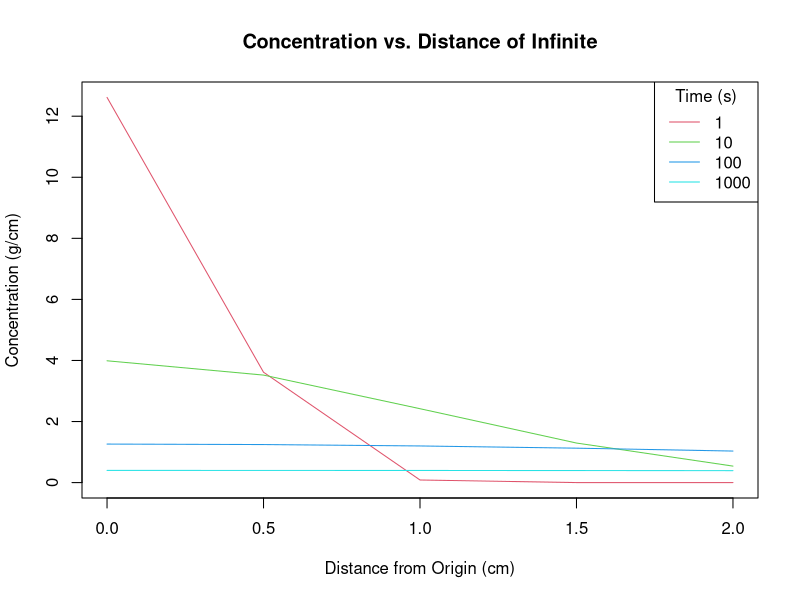
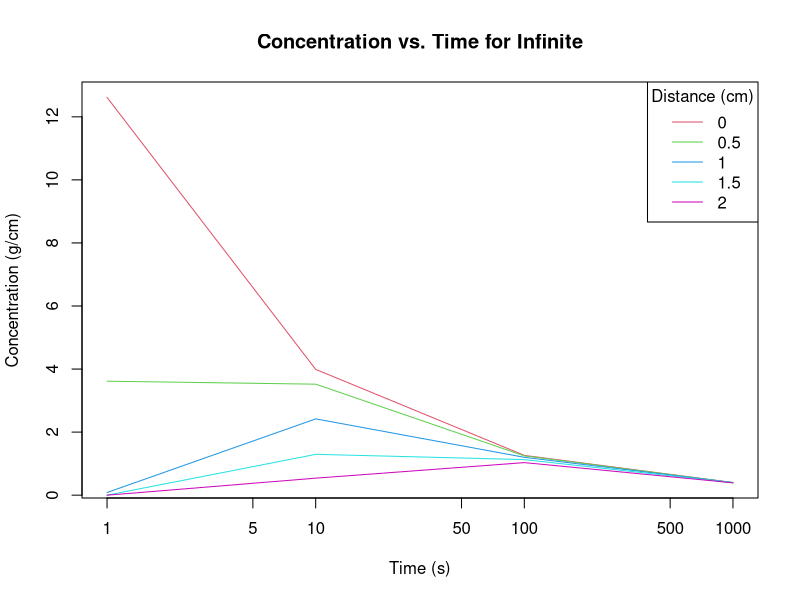
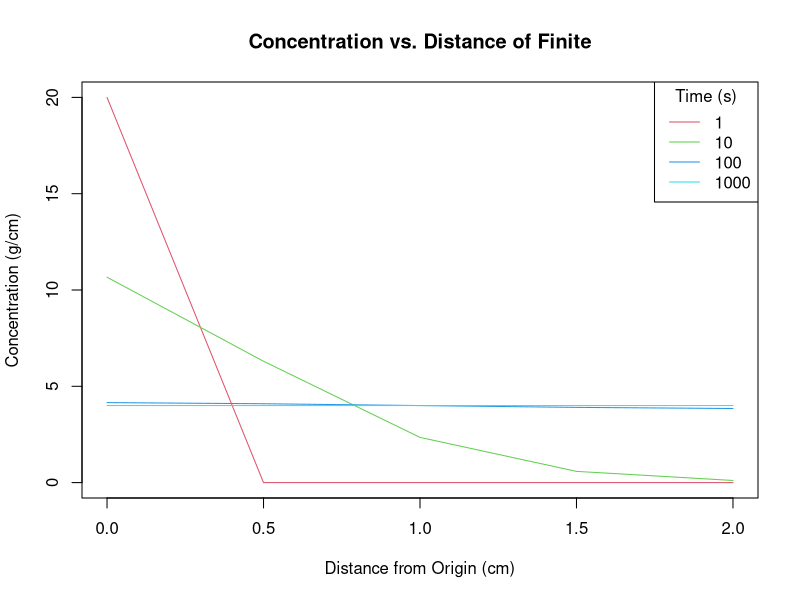
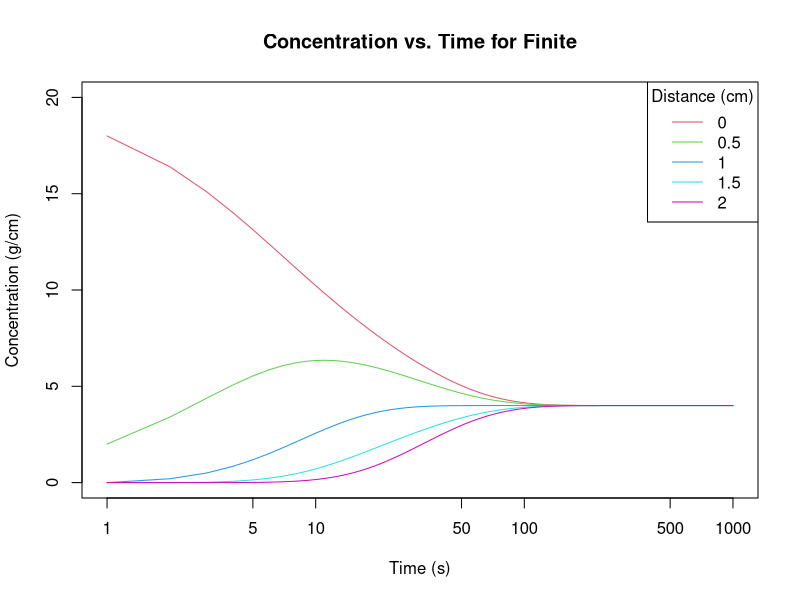
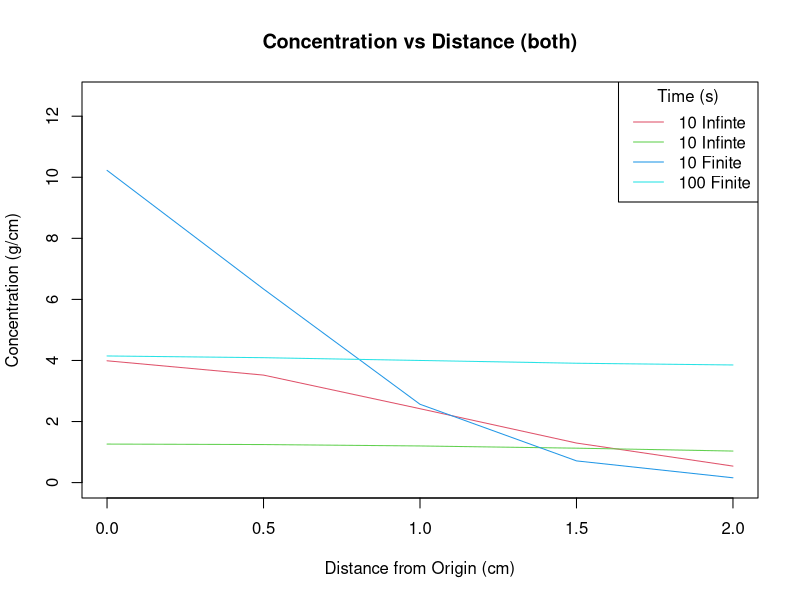
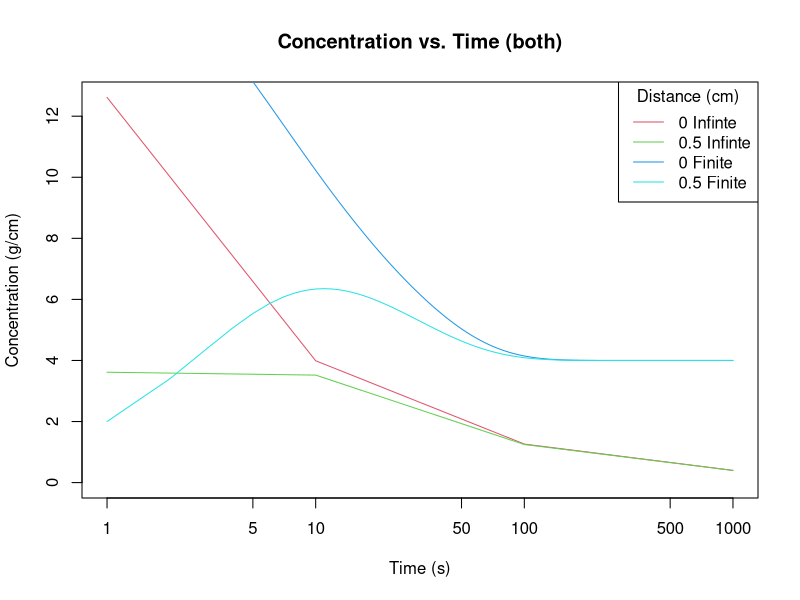

These charts were generated, in order, by the following R code:
## ---- chunk 1
M = 10 
D = 0.05 
## ---- chunk 2
x = seq(0,2,.5)
Time = c(1,10,100,1000) 
C_matrix = matrix(NA,length(x),length(Time)) 
## ---- chunk 3
# Initial Conditions
M = 10
D = 0.05

# Nested for loops that calculate the concentration
# Loops over the x vector for each time spot
# Adds to that spot in the matrix
# x is in the x spot and time is in the y spot
# x is rows and time is columns
for(i_Time in 1:length(Time)){
  for(i_x in 1:length(x)){
    C = (M/sqrt(4*pi*D*Time[i_Time]))*exp(-((x[i_x])^2/(4*D*Time[i_Time])))
    C_matrix[i_x,i_Time] <- C
  }
}
## ---- chunk 4
plot(x = NULL,y = NULL, main = "Concentration vs. Distance of Infinite", ylab = "Concentration (g/cm)", xlab = "Distance from Origin (cm)", ylim = range(C_matrix[,1]), xlim = range(x))

for(time_spot in 1:length(Time)){
  lines(x, C_matrix[,time_spot], type = 'l', col = time_spot+1)
}

# Add legend
legend("topright",title = "Time (s)", legend = Time, col = 2:(length(x)+1), lty = 1)
## ---- chunk 5
plot(x = NULL,y = NULL, main = "Concentration vs. Time for Infinite", ylab = "Concentration (g/cm)", xlab = "Time (s)", ylim = range(C_matrix[1,]), xlim = range(Time), log = 'x')

for(x_spot in 1:length(x)){
  lines(Time, C_matrix[x_spot,], type = 'l', col = x_spot+1)
}

# Add legend
legend("topright",title = "Distance (cm)", legend = x, col = 2:(length(x)+1), lty = 1)
## ---- chunk 6
# Step 1

# Creating the new vectors
dt = 1
dx = 0.5
time_2=seq(0, 1000, dt)
x = seq(0,2,.5) # same x as Part A

# Set up new matrix
C_matrix2 = matrix(0,length(x),length(time_2)+1) # Add an additional column to handle exception

# Initial Conditions
M = 10
D = 0.05

# Step 2

C_matrix2[1,1] = M/dx # grams/cm 

# Step 3

for(i_Time in 1:length(time_2)){
  for(i_x in 1:length(x)){
    if(i_x == 1){ # CASE 1 FLUX (the start of the tube)
      Flux.to.left = 0 # bc you are at the left and moving right
      Flux.from.left = 0  # bc you are at the left and moving right
      Flux.to.right = D*C_matrix2[i_x,i_Time]
      Flux.from.right = D*C_matrix2[i_x+1,i_Time]
    }else if(i_x == length(x)){ # CASE 2 FLUX (the end of the tube)
      Flux.to.left = D*C_matrix2[i_x,i_Time]
      Flux.from.left = D*C_matrix2[i_x-1,i_Time]
      Flux.to.right = 0 # bc you are at the right and no left movement
      Flux.from.right = 0 # bc you are at the right and no left movement
    }else{ # CASE 3 FLUX (in between the extremes)
      Flux.to.left = D*C_matrix2[i_x,i_Time]
      Flux.from.left = D*C_matrix2[i_x-1,i_Time]
      Flux.to.right = D*C_matrix2[i_x,i_Time]
      Flux.from.right = D*C_matrix2[i_x+1,i_Time]
    }
    
    # Update Concentration
    C_matrix2[i_x,i_Time+1] = C_matrix2[i_x,i_Time] +  (Flux.from.left + Flux.from.right)*(dt/dx) -     (Flux.to.left + Flux.to.right)*(dt/dx)
  }
}

# Delete Last Column
C_matrix2 = C_matrix2[, -ncol(C_matrix2)]

## ---- chunk 7
plot(x = NULL,y = NULL, main = "Concentration vs. Distance of Finite", ylab = "Concentration (g/cm)", xlab = "Distance from Origin (cm)", ylim = range(C_matrix2[,1]), xlim = range(x))

# Choose time steps
choose_time = c(1,10,100,1000)
colors_graph = c(2,3,4,5)
n = 1

# Draw lines
for(t_spot in choose_time){
  lines(x, C_matrix2[,t_spot], type = 'l', col = colors_graph[n])
  n = n+1
}

# Add legend
legend("topright",title = "Time (s)", legend = choose_time, col = colors_graph, lty = 1)
## ---- chunk 8

colors_graph = c(2,3,4,5,6)
n = 1

plot(time_2, C_matrix2[1,], type = "l", col = colors_graph[n], main = "Concentration vs. Time for Finite", ylab = "Concentration (g/cm)", xlab = "Time (s)", ylim = range(C_matrix2), log = "x")

n = n+1
for(x_spot in 2:length(x)){
  lines(time_2, C_matrix2[x_spot,], type = 'l', col = colors_graph[n])
  n = n+1
}

# Add legend
legend("topright",title = "Distance (cm)", legend = x, col = colors_graph, lty = 1)
## ---- chunk 9
# Concentration vs Distance Graph

plot(x = NULL,y = NULL, main = "Concentration vs Distance (both)", ylab = "Concentration (g/cm)", xlab = "Distance from Origin (cm)", ylim = range(C_matrix), xlim = range(x))
colors_graph = c(2,3,4,5)

# Part A lines
lines(x, C_matrix[,2], type = 'l', col = 2)
lines(x, C_matrix[,3], type = 'l', col = 3)

# Part B lines
lines(x, C_matrix2[,11], type = 'l', col = 4)
lines(x, C_matrix2[,101], type = 'l', col = 5)

# Add legend
legend("topright",title = "Time (s)", legend = c(paste(Time[2], "Infinte"), paste(Time[2], "Infinte"), paste(time_2[11], "Finite"), paste(time_2[101], "Finite")), col = colors_graph, lty = 1)

# Concentration vs Plot
plot(Time, C_matrix[1,], main = "Concentration vs. Time (both)", ylab = "Concentration (g/cm)", xlab = "Time (s)", ylim = range(C_matrix), log = "x", type = 'l', col = 2)

# Part A lines
lines(Time, C_matrix[2,], type = 'l', col = 3)

# Part B lines
lines(time_2, C_matrix2[1,], type = 'l', col = 4)
lines(time_2, C_matrix2[2,], type = 'l', col = 5)

# Add legend
legend("topright", title = "Distance (cm)", legend = c(paste(x[1], "Infinte"), paste(x[2], "Infinte"), paste(x[1], "Finite"), paste(x[2], "Finite")), col = colors_graph, lty = 1)

